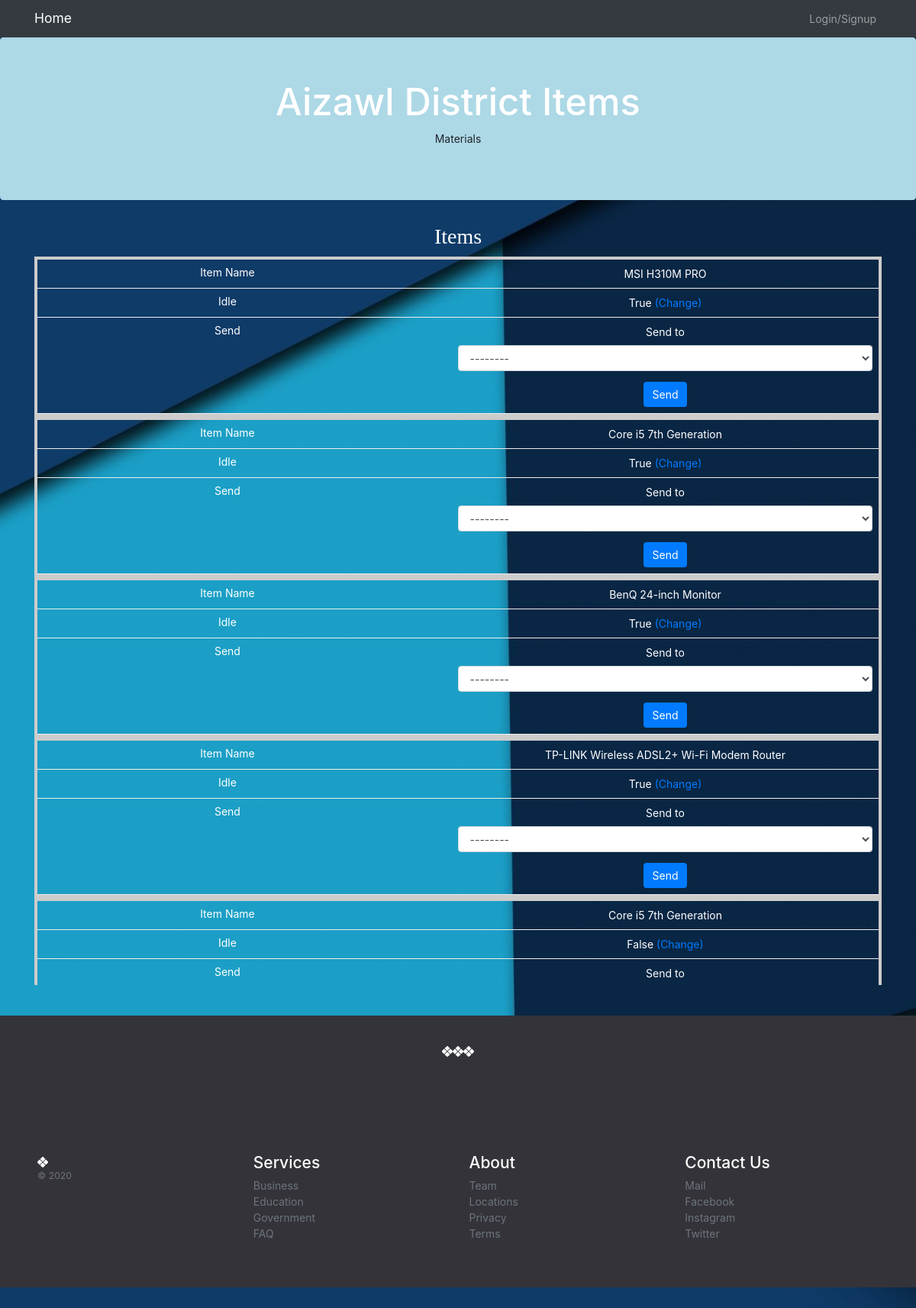
The app's page /district/aizawl_view/ with its own data.
### district/models.py (models this page shows, shortened)
class Aizawl(models.Model):
    material = models.ForeignKey(Material , on_delete=models.CASCADE , related_name='aizawl_material' ,  null=True , blank=True )
    idle = models.BooleanField(default=False)
    send_to = models.CharField(choices=DISTRICT_CHOICES, max_length=20 , blank=True , null=True)
    def get_absolute_url(self):
        return reverse("district:aizawl_change" , args=[self.id])
    class Meta:
        verbose_name = 'Aizawl'

### material/models.py (models this page shows)
class Material(models.Model):
    name = models.CharField(max_length=100)
    slug = models.SlugField(unique=True)
    code = models.CharField(max_length=30 , unique=True)
    image = models.ImageField(upload_to='materials/%Y/%m/%d' , blank=True)
    serial = models.CharField(max_length=30 , unique=True)
    quantity = models.IntegerField(blank=True , null=True)
    price = models.DecimalField(max_digits=7 , decimal_places=2)
    extra_expense_on = models.CharField(max_length=80 , blank=True , null=True)
    expense = models.DecimalField( max_digits=10 , decimal_places=2 , blank=True , null=True)
    category = models.ForeignKey(Category , on_delete=models.CASCADE , related_name='item_category')
    supplier = models.ForeignKey(Supplier , on_delete=models.CASCADE , related_name='item_supplier')
    department = models.ForeignKey(Department , on_delete=models.CASCADE , related_name='item_dept' , null=True , blank=True)
    district = models.ForeignKey(District , on_delete=models.CASCADE , related_name='item_dept' , null=True , blank=True)
    depreciation_rate = models.IntegerField(blank=True , null=True)
    reparing = models.BooleanField(default=False)
    working = models.BooleanField(default=False)
    issued = models.DateTimeField(auto_now_add=True)
    class Meta:
        ordering = ('-name',)
    def __str__(self):
        return self.name

### district/views.py (the view)
# urls.py: path('aizawl_view/',views.aizawl_view , name="aizawl_view"),
def aizawl_view(request):
    aizawl = Aizawl.objects.all()
    forms = AdisChoices()
    return render(request , 'district/dm.html', {'aizawl':aizawl , 'forms':forms ,})

### district/forms.py
class AdisChoices(forms.ModelForm):
    class Meta:
        model = Aizawl
        fields = ['send_to']

### district/templates/district/dm.html (shortened to what this page needs)
{% extends "order/home.html" %}
{% load static %}
{% load crispy_forms_tags %}
{% block content %}
<link rel="stylesheet" href="{% static "css/edit.css" %}">
<div class="jumbotron">
  <div class="container text-center">
    <h1>Aizawl District Items</h1>
    <p>Materials</p>
  </div>
</div>
<div class="container tab bar2">
<h2>Items</h2>
    <table>
      <tbody>
        {% for i in aizawl %}
        <tr>
          <td>{{i.material}}</td>
          <td>{{i.idle}}
            <a href="{{i.get_absolute_url}}">(Change)</a>
            </td>
            <td>
              <form class="" action="{% url "district:dis_change_azl" i.id %}" method="post">
                {{forms|crispy}}
                <input type="submit" class="btn btn-primary" name="" value="Send">
              </form>
            </td>
        </tr>
        {% endfor %}
      </tbody>
    </table>
  </div>
{% endblock %}

### static/css/index.css (style rules this page uses)
html { font-size: 14px; }
body { background-image: url("/static/img/home.jpg"); background-size: cover; }
h1 { color: white; font-size:3.5em; }

### static/css/base.css (style rules this page uses)
.bar2 { color:white; margin-top:10px; padding-bottom: 25em; }
h2 { padding: 3px; text-align: center; font-family: 'Sansita Swashed', cursive; color: white; }
.tab { overflow-y: auto; height: 1000px; overflow-x: auto; }
table { border-collapse: collapse; border-spacing: 0; border-spacing: 5; width: 100%; }
th, td { text-align: center; padding: 8px; }
tr { border-bottom-style: solid; }
@media only screen and (max-width: 760px),
(min-device-width: 768px) and (max-device-width: 1024px) { table, thead, tbody, th, td, tr { display: block; } }
@media only screen and (max-width: 760px),
(min-device-width: 768px) and (max-device-width: 1024px) { tr { border: 4px solid #ccc; } }
@media only screen and (max-width: 760px),
(min-device-width: 768px) and (max-device-width: 1024px) { td { border: none; border-bottom: 1px solid #eee; position: relative; padding-left: 50%; } }
@media only screen and (max-width: 760px),
(min-device-width: 768px) and (max-device-width: 1024px) { td:before { position: absolute; top: 6px; left: 6px; width: 45%; padding-right: 10px; white-space: nowrap; } }
@media only screen and (max-width: 760px),
(min-device-width: 768px) and (max-device-width: 1024px) { td:nth-of-type(1):before { content: "District"; } }
@media only screen and (max-width: 760px),
(min-device-width: 768px) and (max-device-width: 1024px) { td:nth-of-type(2):before { content: "Name"; } }
@media only screen and (max-width: 760px),
(min-device-width: 768px) and (max-device-width: 1024px) { td:nth-of-type(3):before { content: "Address"; } }

### static/css/edit.css (style rules this page uses)
table { display: flex; flex-flow: column; width: 100%; }
tbody { flex: 1 1 auto; display: block; overflow-y: auto; overflow-x: hidden; }
tr { width: 100%; display: table; table-layout: fixed; }
.jumbotron { background-color:lightblue; }

### district/templates/district/dm.html (style rules this page uses)
@media only screen and (max-width: 760px),
(min-device-width: 768px) and (max-device-width: 1024px) { table, thead, tbody, th, td, tr { display: block; } }
@media only screen and (max-width: 760px),
(min-device-width: 768px) and (max-device-width: 1024px) { tr { border: 4px solid #ccc; } }
@media only screen and (max-width: 760px),
(min-device-width: 768px) and (max-device-width: 1024px) { td { border: none; border-bottom: 1px solid #eee; position: relative; padding-left: 50%; } }
@media only screen and (max-width: 760px),
(min-device-width: 768px) and (max-device-width: 1024px) { td:before { position: absolute; top: 6px; left: 6px; width: 45%; padding-right: 10px; white-space: nowrap; } }
@media only screen and (max-width: 760px),
(min-device-width: 768px) and (max-device-width: 1024px) { td:nth-of-type(1):before { content: "Item Name"; } }
@media only screen and (max-width: 760px),
(min-device-width: 768px) and (max-device-width: 1024px) { td:nth-of-type(2):before { content: "Idle"; } }
@media only screen and (max-width: 760px),
(min-device-width: 768px) and (max-device-width: 1024px) { td:nth-of-type(3):before { content: "Send"; } }

### records on screen
Aizawl: material "MSI H310M PRO", idle "True"
Aizawl: material "Core i5 7th Generation", idle "True"
Aizawl: material "BenQ 24-inch Monitor", idle "True"
Aizawl: material "TP-LINK Wireless ADSL2+ Wi-Fi Modem Router", idle "True"
Aizawl: material "Core i5 7th Generation", idle "False", forms "Send to"
